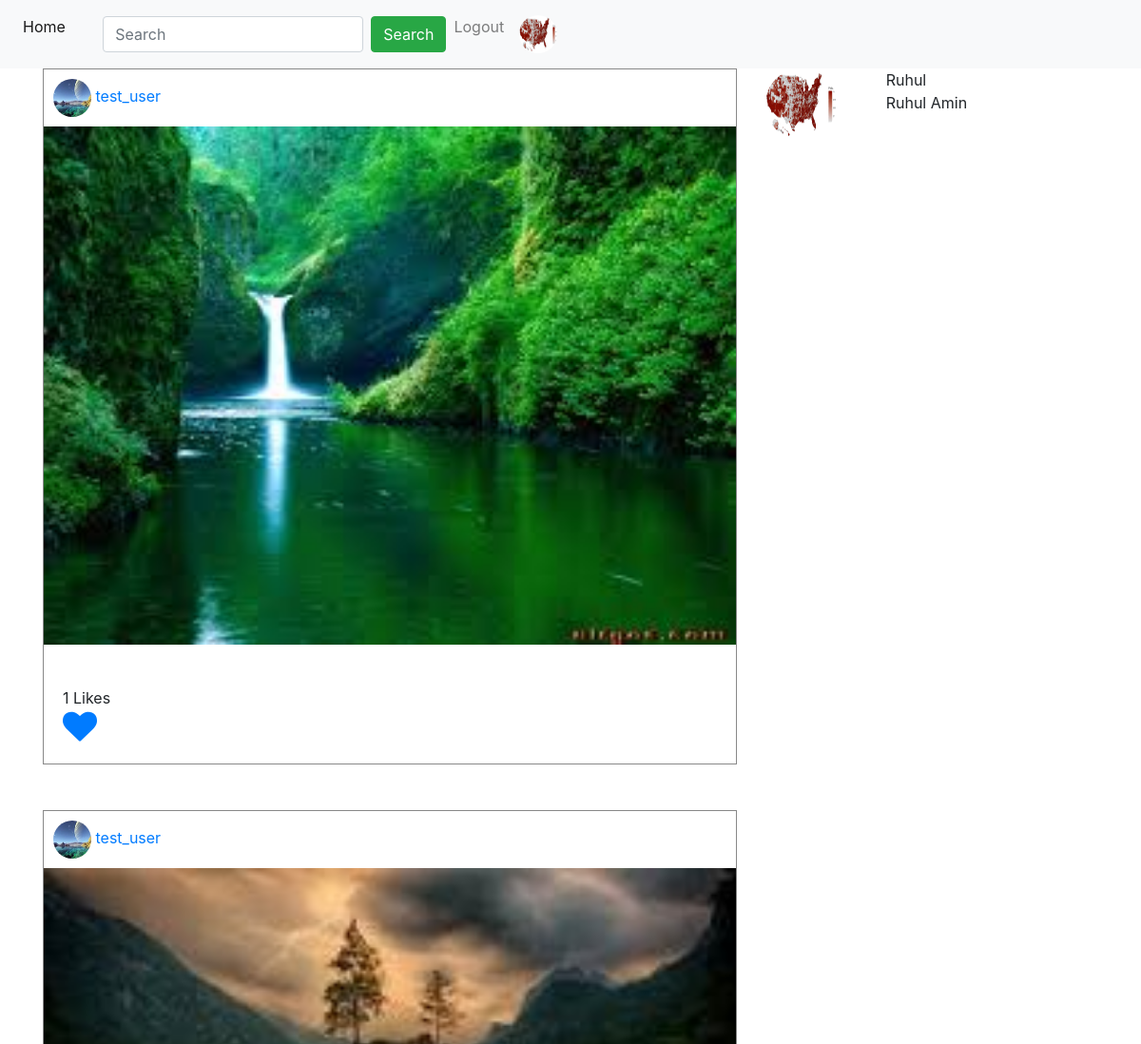
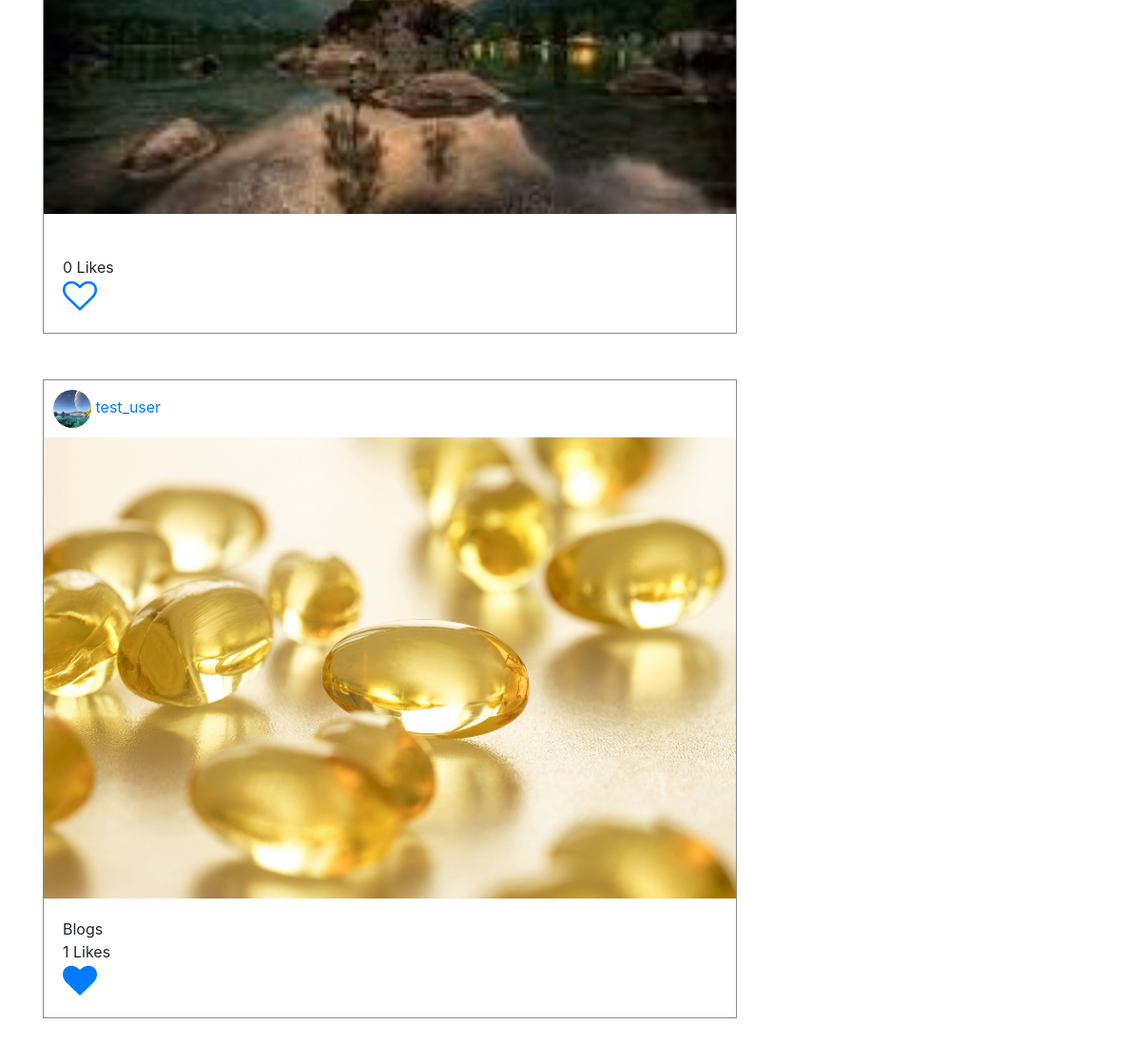
The app's page /post/ (signed in) with its own data (2 pictures, top to bottom).
### App_Login/models.py (models this page shows)
class UserProfile(models.Model):
    user = models.OneToOneField(User, on_delete=models.CASCADE, related_name='user_profile')
    profile_pic = models.ImageField(upload_to='profile_pics', blank=True)
    description = models.TextField(blank=True)
    full_name = models.CharField(max_length=264, blank=True)
    dob = models.DateField(blank=True, null=True)
    website = models.URLField(blank=True)
    facebook = models.URLField(blank=True)

### App_Posts/models.py (models this page shows)
class Post(models.Model):
    author = models.ForeignKey(User, on_delete=models.CASCADE, related_name='post')
    image = models.ImageField(upload_to='post_images')
    caption = models.CharField(max_length=264, blank=True)
    upload_date = models.DateTimeField(auto_now_add=True)
    update_date = models.DateTimeField(auto_now=True)
    class Meta:
        ordering = ['-upload_date']

### App_Posts/views.py (the view)
# urls.py: path("", views.home, name='home'),
@login_required
def home(request):
    following_list = Follow.objects.filter(follower=request.user)
    posts = Post.objects.filter(author__in=following_list.values_list('following'))
    liked_post = Like.objects.filter(user=request.user)
    liked_post_list = liked_post.values_list('post', flat=True)
    print(liked_post_list)
    if request.method == 'GET':
        search = request.GET.get('search', '')
        result = User.objects.filter(username__icontains=search)
    return render(request, 'App_Posts/home.html', context={'title':'Home', 'search':search, 'result':result, 'posts':posts, 'liked_post_list':liked_post_list})

### templates/App_Posts/home.html (shortened to what this page needs)
{% extends 'navbar.html' %}
{%block body_block%}
{% if search %}
{% for user in result %}
<div class="row">
  <div class="col-sm-2">
    {% if user.user_profile.profile_pic %}
    <img src="/media/{{user.user_profile.profile_pic}}" width="75px" height="75px" class="rounded-circle">
    {% else %}
    <img src="/media/default.png" width="75px" height="75px" class="rounded-circle">
    {% endif %}
  </div>
  <div class="col-sm-10">
    <a href="{% url 'App_Login:user' username=user.username %}">{{user.username}}</a>
    <br>
    {{user.user_profile.full_name}}
  </div>
</div>
<br>
{% endfor %}
{% else %}
<div class="row">
  <div class="col-sm-8">
      {% for post in posts %}
      <div style="border: 1px solid #888888;">
        <div style="padding:10px">
          {% if post.author.user_profile.profile_pic %}
            <img src="/media/{{post.author.user_profile.profile_pic}}" width="40px" height="40px" class="rounded-circle">
          {% else %}
            <img src="/media/default.png" width="40px" height="40px" class="rounded-circle">
          {% endif %}
          <a href="{% url 'App_Login:user' username=post.author %}">{{post.author}}</a>
        </div>
        <img src='/media/{{post.image}}' width="100%";>
        <div style="padding:20px;">
          {{post.caption}}<br>
          {{ post.liked_post.count }} Likes <br>
          {% if post.pk in liked_post_list %}
          <a href="{% url 'App_Posts:unliked' pk=post.pk %}"><i class="fa fa-heart" style="font-size:36px"></i></a>
          {% else %}
          <a href="{% url 'App_Posts:liked' pk=post.pk %}"><i class="fa fa-heart-o" style="font-size:36px"></i></a>
          {% endif %}
        </div>
      </div>
      <br>
      <br>
      {% endfor %}
  </div>
  <div class="col-sm-4">
    <div class="row">
      <div class="col-sm-4">
        {% if user.user_profile.profile_pic %}
        <img src="/media/{{user.user_profile.profile_pic}}" width="75px" height="75px" class="rounded-circle">
        {% else %}
        <img src="/media/default.png" width="75px" height="75px" class="rounded-circle">
        {% endif %}
      </div>
      <div class="col-sm-8">
        {{user.username}}
        <br>
        {{user.user_profile.full_name}}
      </div>
    </div>
  </div>
</div>
{% endif %}
{%endblock%}

### templates/navbar.html (shortened to what this page needs)
<!DOCTYPE html>
<html lang="en" dir="ltr">
<head>
  <link rel="stylesheet" href="https://maxcdn.bootstrapcdn.com/bootstrap/4.4.1/css/bootstrap.min.css">
  <link rel="stylesheet" href="https://cdnjs.cloudflare.com/ajax/libs/font-awesome/4.7.0/css/font-awesome.min.css">
</head>
<body>
  <nav class="navbar navbar-expand-sm bg-light navbar-light">
    <ul class="navbar-nav">
      <li class="nav-item active">
        <a class="nav-link" href="{% url 'App_Posts:home' %}">Home</a>
      </li>
     <form class="form-inline" method="GET">
       <input class="form-control mr-sm-2" type="text" name="search" placeholder="Search">
       <button class="btn btn-success" type="submit">Search</button>
     </form>
      <li class="nav-item">
        <a class="nav-link" href="{% url 'App_Login:logout' %}">Logout</a>
      </li>
      <li class="nav-item">
        {% if user.user_profile.profile_pic %}
        <a class="nav-link" href="{% url 'App_Login:profile' %}"><img src="/media/{{user.user_profile.profile_pic}}" width="40px" height="40px" class="rounded-circle"></a>
        {% else %}
        <a class="nav-link" href="{% url 'App_Login:profile' %}"><img src="/media/default.png" width="40px" height="40px" class="rounded-circle"></a>
        {% endif %}
      </li>
    </ul>
  </nav>
  <div class="container" style='padding-top:80px, 80px;'>
    {% block body_block %} {% endblock %}
  </div>
</body>
</html>

### records on screen
Post: author.user_profile.profile_pic (picture), author "test_user", image (picture), liked_post.count "1"
Post: author.user_profile.profile_pic (picture), author "test_user", image (picture), liked_post.count "0"
Post: author.user_profile.profile_pic (picture), author "test_user", image (picture), caption "Blogs", liked_post.count "1"

### other values on screen
{{ user.username }} "Ruhul"
{{ user.user_profile.full_name }} "Ruhul Amin"
